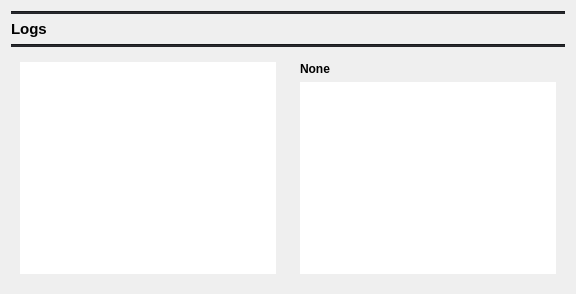
          <widget class="QWidget" name="page_22">
           <layout class="QGridLayout" name="gridLayout_36">
            <item row="0" column="0">
             <widget class="Line" name="line_27">
              <property name="styleSheet">
               <string notr="true">background-color: rgb(35, 36, 40);</string>
              </property>
              <property name="orientation">
               <enum>Qt::Horizontal</enum>
              </property>
             </widget>
            </item>
            <item row="1" column="0">
             <widget class="QLabel" name="label_39">
              <property name="font">
               <font>
                <pointsize>11</pointsize>
                <weight>75</weight>
                <bold>true</bold>
               </font>
              </property>
              <property name="text">
               <string>Logs</string>
              </property>
             </widget>
            </item>
            <item row="2" column="0">
             <widget class="Line" name="line_28">
              <property name="styleSheet">
               <string notr="true">background-color: rgb(35, 36, 40);</string>
              </property>
              <property name="orientation">
               <enum>Qt::Horizontal</enum>
              </property>
             </widget>
            </item>
            <item row="3" column="0">
             <widget class="QFrame" name="frame_28">
              <property name="sizePolicy">
               <sizepolicy hsizetype="Expanding" vsizetype="MinimumExpanding">
                <horstretch>0</horstretch>
                <verstretch>0</verstretch>
               </sizepolicy>
              </property>
              <property name="frameShape">
               <enum>QFrame::NoFrame</enum>
              </property>
              <property name="frameShadow">
               <enum>QFrame::Raised</enum>
              </property>
              <layout class="QGridLayout" name="gridLayout_54">
               <property name="leftMargin">
                <number>0</number>
               </property>
               <property name="topMargin">
                <number>0</number>
               </property>
               <property name="rightMargin">
                <number>0</number>
               </property>
               <property name="bottomMargin">
                <number>0</number>
               </property>
               <item row="0" column="0">
                <widget class="QFrame" name="frame_29">
                 <property name="sizePolicy">
                  <sizepolicy hsizetype="Maximum" vsizetype="MinimumExpanding">
                   <horstretch>0</horstretch>
                   <verstretch>0</verstretch>
                  </sizepolicy>
                 </property>
                 <property name="frameShape">
                  <enum>QFrame::NoFrame</enum>
                 </property>
                 <property name="frameShadow">
                  <enum>QFrame::Raised</enum>
                 </property>
                 <layout class="QGridLayout" name="gridLayout_55">
                  <item row="1" column="0">
                   <widget class="QListWidget" name="listWidget_7">
                    <property name="font">
                     <font>
                      <pointsize>8</pointsize>
                      <weight>75</weight>
                      <bold>true</bold>
                     </font>
                    </property>
                    <property name="frameShape">
                     <enum>QFrame::NoFrame</enum>
                    </property>
                   </widget>
                  </item>
                 </layout>
                </widget>
               </item>
               <item row="0" column="1">
                <widget class="QFrame" name="frame_30">
                 <property name="sizePolicy">
                  <sizepolicy hsizetype="MinimumExpanding" vsizetype="MinimumExpanding">
                   <horstretch>0</horstretch>
                   <verstretch>0</verstretch>
                  </sizepolicy>
                 </property>
                 <property name="frameShape">
                  <enum>QFrame::NoFrame</enum>
                 </property>
                 <property name="frameShadow">
                  <enum>QFrame::Raised</enum>
                 </property>
                 <layout class="QGridLayout" name="gridLayout_56">
                  <item row="0" column="0">
                   <widget class="QLabel" name="label_45">
                    <property name="font">
                     <font>
                      <weight>75</weight>
                      <bold>true</bold>
                     </font>
                    </property>
                    <property name="text">
                     <string>None</string>
                    </property>
                   </widget>
                  </item>
                  <item row="1" column="0">
                   <widget class="QTextBrowser" name="textBrowser_4">
                    <property name="frameShape">
                     <enum>QFrame::NoFrame</enum>
                    </property>
                   </widget>
                  </item>
                 </layout>
                </widget>
               </item>
              </layout>
             </widget>
            </item>
           </layout>
          </widget>
